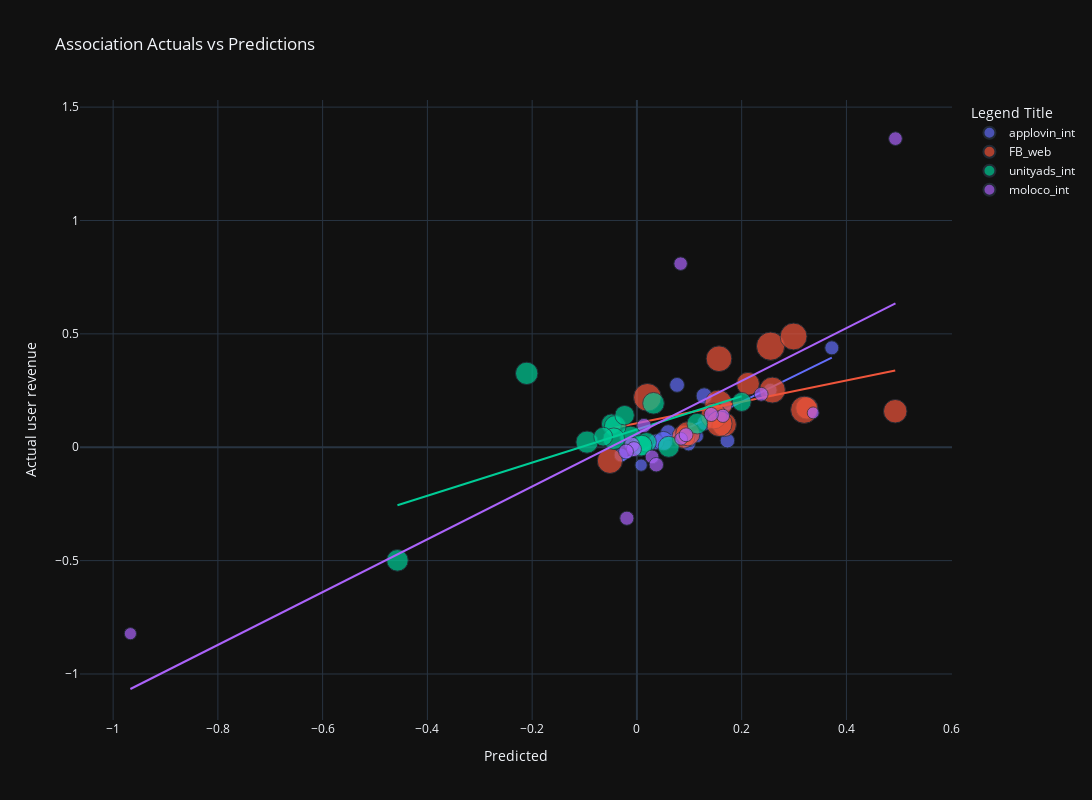

Notebook code cell kept with this figure:
### Code cell
pdf = pd.DataFrame({'y_test': agg_df_train['d7_28_increase_api'].values, 'predictions': predictions, 'installs': agg_df_train['te_installs'], 'channel': agg_df_train['media_source']})

# Create a scatter plot with size and color based on 'installs' and 'channel'
fig = px.scatter(pdf, x='predictions', y='y_test', title='Association Actuals vs Predictions', trendline='ols',
                 labels={'predictions': 'X-axis Label', 'y_test': 'Y-axis Label'},
                 template='plotly_dark',
                 hover_data=['predictions', 'y_test'],
                 size='installs',
                 color='channel',  # Set color based on 'channel'
                 )

# Customize the layout
fig.update_layout(
    width=1700,
    height=800,
    xaxis=dict(title_text='Predicted'),
    yaxis=dict(title_text='Actual user revenue'),
    legend=dict(title='Legend Title'),
    showlegend=True
)

### Figure 1 — Plotly figure (JSON) as saved in the notebook; plotly's stock layout.template omitted (floating-point values rounded to 4 significant figures)
{"data": [{"hovertemplate": "channel=applovin_int<br>X-axis Label=%{x}<br>Y-axis Label=%{y}<br>installs=%{marker.size}<extra></extra>", "legendgroup": "applovin_int", "marker": {"color": "#636efa", "size": [147, 119, 142, 161, 123, 137, 159, 179, 150, 106, 171, 187, 213, 196, 203, 307], "sizemode": "area", "sizeref": 1.62, "symbol": "circle"}, "mode": "markers", "name": "applovin_int", "orientation": "v", "showlegend": true, "type": "scatter", "x": [0.09882, 0.05363, 0.1014, -0.03013, 0.008082, 0.1146, 0.3721, 0.07663, 0.2547, 0.1706, 0.1728, 0.1295, 0.1285, 0.05984, 0.03636, 0.05042], "xaxis": "x", "y": [0.0134, 0.01437, 0.03237, -0.03449, -0.07885, 0.04872, 0.4383, 0.275, 0.252, 0.1821, 0.0289, 0.1078, 0.2263, 0.06522, 0.02321, 0.027], "yaxis": "y"}, {"hovertemplate": "<b>OLS trendline</b><br>y_test = 1.13102 * predictions + -0.025738<br>R<sup>2</sup>=0.656147<br><br>channel=applovin_int<br>X-axis Label=%{x}<br>Y-axis Label=%{y} <b>(trend)</b><extra></extra>", "legendgroup": "applovin_int", "marker": {"color": "#636efa", "symbol": "circle"}, "mode": "lines", "name": "applovin_int", "showlegend": false, "type": "scatter", "x": [-0.03013, 0.008082, 0.03636, 0.05042, 0.05363, 0.05984, 0.07663, 0.09882, 0.1014, 0.1146, 0.1285, 0.1295, 0.1706, 0.1728, 0.2547, 0.3721], "xaxis": "x", "y": [-0.05982, -0.0166, 0.01539, 0.03129, 0.03492, 0.04195, 0.06093, 0.08603, 0.08893, 0.1038, 0.1196, 0.1207, 0.1672, 0.1697, 0.2623, 0.3951], "yaxis": "y"}, {"hovertemplate": "channel=FB_web<br>X-axis Label=%{x}<br>Y-axis Label=%{y}<br>installs=%{marker.size}<extra></extra>", "legendgroup": "FB_web", "marker": {"color": "#EF553B", "size": [470, 429, 424, 401, 448, 537, 615, 601, 542, 515, 479, 540, 648, 625, 585, 547], "sizemode": "area", "sizeref": 1.62, "symbol": "circle"}, "mode": "markers", "name": "FB_web", "orientation": "v", "showlegend": true, "type": "scatter", "x": [0.167, 0.08889, 0.2121, 0.3246, 0.4932, 0.1567, 0.1558, 0.3194, 0.1465, -0.0516, 0.09722, 0.1571, 0.2552, 0.02007, 0.2991, 0.2586], "xaxis": "x", "y": [0.1, 0.04613, 0.2797, 0.1731, 0.1588, 0.3903, 0.1912, 0.1653, 0.1375, -0.06012, 0.05951, 0.1038, 0.4457, 0.2201, 0.4883, 0.2521], "yaxis": "y"}, {"hovertemplate": "<b>OLS trendline</b><br>y_test = 0.471774 * predictions + 0.105566<br>R<sup>2</sup>=0.176821<br><br>channel=FB_web<br>X-axis Label=%{x}<br>Y-axis Label=%{y} <b>(trend)</b><extra></extra>", "legendgroup": "FB_web", "marker": {"color": "#EF553B", "symbol": "circle"}, "mode": "lines", "name": "FB_web", "showlegend": false, "type": "scatter", "x": [-0.0516, 0.02007, 0.08889, 0.09722, 0.1465, 0.1558, 0.1567, 0.1571, 0.167, 0.2121, 0.2552, 0.2586, 0.2991, 0.3194, 0.3246, 0.4932], "xaxis": "x", "y": [0.08122, 0.115, 0.1475, 0.1514, 0.1747, 0.1791, 0.1795, 0.1797, 0.1843, 0.2056, 0.226, 0.2276, 0.2467, 0.2563, 0.2587, 0.3383], "yaxis": "y"}, {"hovertemplate": "channel=unityads_int<br>X-axis Label=%{x}<br>Y-axis Label=%{y}<br>installs=%{marker.size}<extra></extra>", "legendgroup": "unityads_int", "marker": {"color": "#00cc96", "size": [386, 332, 379, 383, 364, 377, 408, 400, 313, 348, 381, 360, 347, 289, 309, 295], "sizemode": "area", "sizeref": 1.62, "symbol": "circle"}, "mode": "markers", "name": "unityads_int", "orientation": "v", "showlegend": true, "type": "scatter", "x": [-0.01197, -0.04846, 0.03168, -0.04139, 0.005746, -0.4572, -0.2104, -0.09522, 0.0185, 0.009271, -0.04409, 0.0607, 0.1154, -0.06444, -0.02351, 0.2], "xaxis": "x", "y": [0.04495, 0.1024, 0.1939, 0.0921, 0.007094, -0.4989, 0.3259, 0.02259, 0.02156, 0.007319, 0.03748, 0.00198, 0.1042, 0.04653, 0.1413, 0.2], "yaxis": "y"}, {"hovertemplate": "<b>OLS trendline</b><br>y_test = 0.731085 * predictions + 0.0785306<br>R<sup>2</sup>=0.376098<br><br>channel=unityads_int<br>X-axis Label=%{x}<br>Y-axis Label=%{y} <b>(trend)</b><extra></extra>", "legendgroup": "unityads_int", "marker": {"color": "#00cc96", "symbol": "circle"}, "mode": "lines", "name": "unityads_int", "showlegend": false, "type": "scatter", "x": [-0.4572, -0.2104, -0.09522, -0.06444, -0.04846, -0.04409, -0.04139, -0.02351, -0.01197, 0.005746, 0.009271, 0.0185, 0.03168, 0.0607, 0.1154, 0.2], "xaxis": "x", "y": [-0.2557, -0.0753, 0.008914, 0.03142, 0.0431, 0.0463, 0.04827, 0.06134, 0.06978, 0.08273, 0.08531, 0.09206, 0.1017, 0.1229, 0.1629, 0.2247], "yaxis": "y"}, {"hovertemplate": "channel=moloco_int<br>X-axis Label=%{x}<br>Y-axis Label=%{y}<br>installs=%{marker.size}<extra></extra>", "legendgroup": "moloco_int", "marker": {"color": "#ab63fa", "size": [116, 155, 145, 120, 166, 151, 133, 162, 171, 158, 148, 182, 155, 183, 163, 180], "sizemode": "area", "sizeref": 1.62, "symbol": "circle"}, "mode": "markers", "name": "moloco_int", "orientation": "v", "showlegend": true, "type": "scatter", "x": [0.3365, 0.02888, 0.1642, -0.967, 0.01355, 0.4936, 0.08438, 0.142, 0.03699, 0.09384, 0.08344, -0.009542, 0.2373, -0.005694, -0.01919, -0.0208], "xaxis": "x", "y": [0.1515, -0.04256, 0.1387, -0.8221, 0.09583, 1.361, 0.03704, 0.1445, -0.0771, 0.05486, 0.8097, 0.01175, 0.2337, -0.008351, -0.313, -0.0189], "yaxis": "y"}, {"hovertemplate": "<b>OLS trendline</b><br>y_test = 1.16397 * predictions + 0.0594058<br>R<sup>2</sup>=0.584029<br><br>channel=moloco_int<br>X-axis Label=%{x}<br>Y-axis Label=%{y} <b>(trend)</b><extra></extra>", "legendgroup": "moloco_int", "marker": {"color": "#ab63fa", "symbol": "circle"}, "mode": "lines", "name": "moloco_int", "showlegend": false, "type": "scatter", "x": [-0.967, -0.0208, -0.01919, -0.009542, -0.005694, 0.01355, 0.02888, 0.03699, 0.08344, 0.08438, 0.09384, 0.142, 0.1642, 0.2373, 0.3365, 0.4936], "xaxis": "x", "y": [-1.066, 0.03519, 0.03706, 0.0483, 0.05278, 0.07518, 0.09302, 0.1025, 0.1565, 0.1576, 0.1686, 0.2247, 0.2505, 0.3356, 0.4511, 0.634], "yaxis": "y"}], "layout": {"height": 800, "legend": {"itemsizing": "constant", "title": {"text": "Legend Title"}, "tracegroupgap": 0}, "showlegend": true, "title": {"text": "Association Actuals vs Predictions"}, "width": 1700, "xaxis": {"anchor": "y", "domain": [0, 1], "title": {"text": "Predicted"}}, "yaxis": {"anchor": "x", "domain": [0, 1], "title": {"text": "Actual user revenue"}}}}
